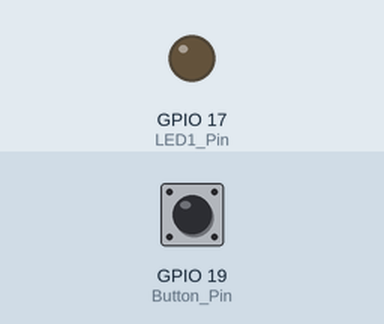
Recording of a sketch running on a simulated ESP32. Shown: output pins drawn as LEDs (lit = HIGH). The test bench sets the inputs (shaded band); at power-on: GPIO 19 (Button_Pin) LOW.

Above: at 1.2 s.
1.3 s: GPIO 19 (Button_Pin) pulled HIGH for 0.15 s
At 1.9 s:
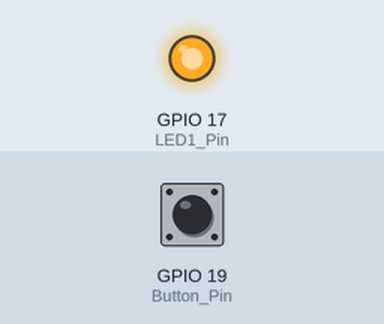
2.9 s: GPIO 19 (Button_Pin) pulled HIGH for 1 s
At 4.3 s:
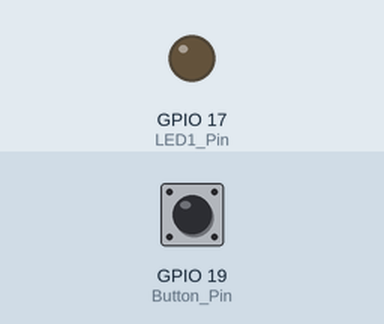
5.4 s: GPIO 19 (Button_Pin) pulled HIGH for 3.2 s
At 6.2 s:
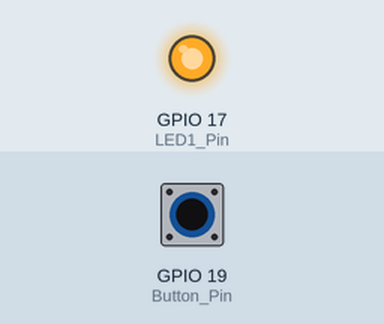
Timing chart, 0 to 8.4 s (numbered marks = the images above; inputs shaded):
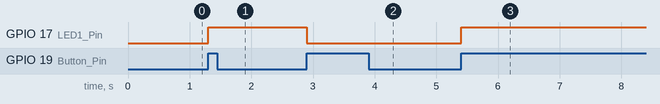

The sketch:

lab6.1.ino
```cpp
#define Button_Pin   19
#define LED1_Pin     17

void IRAM_ATTR IO_INT_ISR()
{
  // Toggle The LED
  digitalWrite(LED1_Pin, !digitalRead(LED1_Pin));
}

void setup()
{
  pinMode(LED1_Pin, OUTPUT);
  pinMode(Button_Pin, INPUT);
  attachInterrupt(Button_Pin, IO_INT_ISR, RISING); // interrupt on rising edge
}

void loop()
{
  // Do Nothing...
}
```

Measured:
- after the input at 1.3 s, GPIO 17 (LED1_Pin): LOW → HIGH at once
- after the input at 2.9 s, GPIO 17 (LED1_Pin): HIGH → LOW at once
- after the input at 5.4 s, GPIO 17 (LED1_Pin): LOW → HIGH at once
